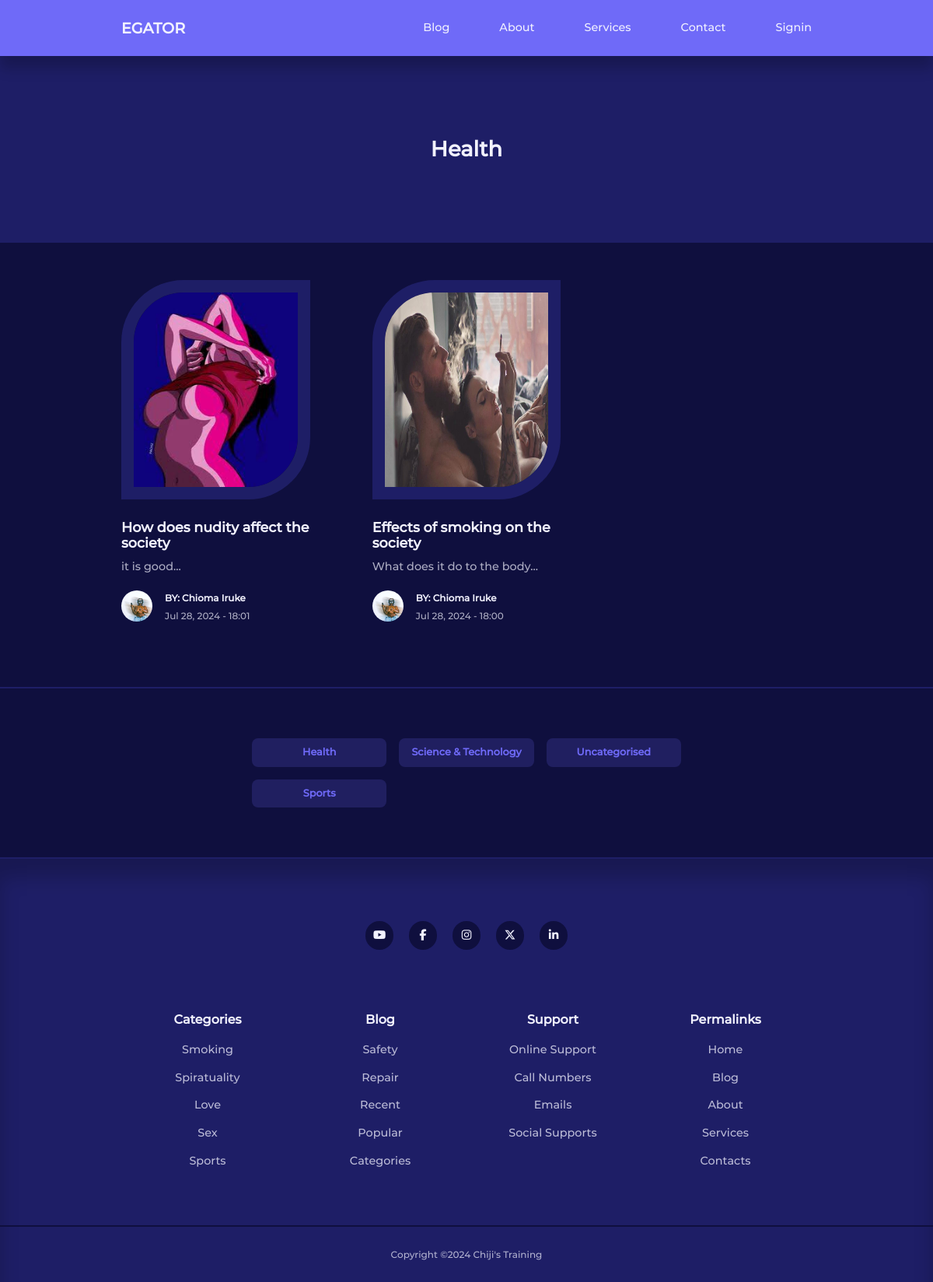
Screenshot of /category.php?id=3 with the database file from the repository.
### tables this page shows
CREATE TABLE `categories` (
  `id` int(10) UNSIGNED NOT NULL,
  `title` varchar(50) NOT NULL,
  `description` text NOT NULL
);

CREATE TABLE `posts` (
  `id` int(11) UNSIGNED NOT NULL,
  `title` varchar(200) NOT NULL,
  `body` text NOT NULL,
  `thumbnail` varchar(255) NOT NULL,
  `date_time` timestamp NOT NULL DEFAULT current_timestamp(),
  `category_id` int(11) UNSIGNED DEFAULT NULL,
  `author_id` int(11) UNSIGNED NOT NULL,
  `is_featured` tinyint(1) NOT NULL
);

CREATE TABLE `users` (
  `id` int(10) UNSIGNED NOT NULL,
  `firstname` varchar(50) NOT NULL,
  `lastname` varchar(50) NOT NULL,
  `username` varchar(100) NOT NULL,
  `email` varchar(100) NOT NULL,
  `password` varchar(255) NOT NULL,
  `avatar` varchar(500) NOT NULL,
  `is_admin` tinyint(1) NOT NULL
);

### category.php (the view, shortened to what this page needs)
<?php
include 'partials/header.php';
if (isset($_GET['id'])) {
  $id = filter_var($_GET['id'], FILTER_SANITIZE_NUMBER_INT);
  $query = "SELECT * FROM posts WHERE category_id=$id ORDER BY date_time DESC";
  $posts = mysqli_query($connection, $query);
} else {
  header('location: ' . ROOT_URL . 'blog.php');
  die();
}
?>
<header class="category_title">
  <h2>
    <?php
    $category_query = "SELECT * FROM categories WHERE id=$id";
    $category_result = mysqli_query($connection, $category_query);
    $category = mysqli_fetch_assoc($category_result);
    echo $category['title'];
    ?>
  </h2>
</header>
<?php if (mysqli_num_rows($posts) > 0) : ?>
<section class="posts">
  <div class="container posts_container">
    <?php while ($post = mysqli_fetch_assoc($posts)) : ?>
      <article class="post">
        <div class="post__thumbnail">
          <img src="./images/<?= $post['thumbnail'] ?>" />
        </div>
        <div class="post_info">
          <h3 class="post__title">
            <a href="<?= ROOT_URL ?>post.php?id=<?= $post['id'] ?>"><?= $post['title'] ?></a>
          </h3>
          <p class="post__body">
            <?= substr($post['body'], 0, 150) ?>...
          </p>
          <div class="post_author">
            <?php
            $author_id = $post['author_id'];
            $author_query = "SELECT * FROM users WHERE id=$author_id";
            $author_result = mysqli_query($connection, $author_query);
            $author = mysqli_fetch_assoc($author_result);
            ?>
            <div class="post_author-avatar">
              <img src="./images/<?= $author['avatar'] ?>" alt="" />
            </div>
            <div class="post_author-info">
              <h5>BY: <?= "{$author['firstname']} {$author['lastname']}" ?></h5>
              <small><?= date("M d, Y - H:i", strtotime($post['date_time'])) ?></small>
            </div>
          </div>
        </div>
      </article>
    <?php endwhile ?>
  </div>
</section>
<?php else : ?>
  <div class="alert__message error lg">
    <p>No posts found for this category</p>
  </div>
  <?php endif ?>
<section class="category_buttons">
  <div class="container category_buttons-container">
    <?php
    $all_categories_query = "SELECT * FROM categories";
    $all_categories = mysqli_query($connection, $all_categories_query);
    ?>
    <?php while ($category = mysqli_fetch_assoc($all_categories)) : ?>
      <a href="<?= ROOT_URL ?>category.php?id=<?= $category['id'] ?>" class="category_button"><?= $category['title'] ?></a>
    <?php endwhile ?>
  </div>
</section>
<?php
include './partials/footer.php';
?>

### css/style.css (style rules this page uses)
* { padding: 0; margin: 0; box-sizing: border-box; outline: 0; border: 0; list-style: none; text-decoration: none; }
:root { --color-primary: #6f6af8; --color-primary-light: hsl(242, 91%, 69%, 18%); --color-red: #da0f3f; --color-red-light: hsl(346, 87%, 46%, 15%); --color-green: #00c476; --color-green-light: hsl(156, 100%, 38%, 15%); --color-gray-900: #1e1e66; --color-gray-700: #2d2b7c; --color-gray-300: rgba(242, 242, 254, 0.3); --color-gray-200: rgba(242, 242, 254, 0.7); --color-white: #f2f2fe; --color-bg: #0f0f3e; --transition: all 300ms ease; --container-width-lg: 74%; --container-width-md: 88%; --form-width: 40%; --card-border-radius-1: 0.3rem; --card-border-radius-2: 0.5rem; --card-border-radius-3: 0.8rem; --card-border-radius-4: 2rem; --card-border-radius-5: 5rem; }
body { font-family: 'Montserrat', sans-serif; line-height: 1.6; color: var(--color-gray-200); background-color: var(--color-bg); font-size: 0.9rem; }
.container { width: var(--container-width-lg); max-width: 1800px; margin-inline: auto; }
section { margin-top: 3rem; width: 100vw; }
h1, h2, h3, h4, h5 { color: var(--color-white); line-height: 1.3rem; }
h2 { font-size: 1.7rem; margin: 1rem 0; }
h3 { font-size: 1.1rem; margin: 0.8rem 0 0.5rem; }
a { color: var(--color-white); transition: var(--transition); }
img { display: block; width: 100%; object-fit: fill; }
.category_button { background: var(--color-primary-light); color: var(--color-primary); display: inline-block; padding: 0.5rem 1rem; border-radius: var(--card-border-radius-2); font-weight: 600; font-size: 0.8rem; text-align: center; }
.post__thumbnail { border-radius: var(--card-border-radius-5) 0; border: 1rem solid var(--color-gray-900); overflow: hidden; margin-bottom: 1.6rem; }
.post__thumbnail img { height: 250px; object-fit: fill; }
.post_author { display: flex; gap: 1rem; margin-top: 1.2rem; }
.post_author-avatar img { width: 2.5rem; height: 2.5rem; border-radius: var(--card-border-radius-4); overflow: hidden; }
.posts_container { display: grid; grid-template-columns: repeat(3, 1fr); gap: 5rem; margin-bottom: 5rem; }
.category_buttons { padding: 4rem 0; border-top: 2px solid var(--color-gray-900); border-bottom: 2px solid var(--color-gray-900); }
.category_buttons-container { width: fit-content; display: grid; grid-template-columns: repeat(3, 1fr); gap: 1rem; }
.category_title { height: 15rem; margin-top: 4.5rem; background: var(--color-gray-900); display: grid; place-items: center; }

### rows the page displays
categories: title "Health"
posts: thumbnail (picture), title "How does nudity affect the society", body "it is good", author.avatar (picture), author.firstname "Chioma", author.lastname "Iruke", date_time "Jul 28, 2024 - 18:01"
posts: thumbnail (picture), title "Effects of smoking on the society", body "What does it do to the body", author.avatar (picture), author.firstname "Chioma", author.lastname "Iruke", date_time "Jul 28, 2024 - 18:00"
categories: title "Science & Technology"
categories: title "Uncategorised"
categories: title "Sports"
